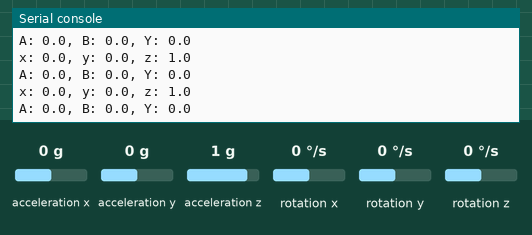
This program was run on a simulated Raspberry Pi Pico running MicroPython. Parts: the last lines printed to the serial console. The inputs (shaded band) are chosen by the test bench; at power-on: acceleration x 0 g, acceleration y 0 g, acceleration z 1 g, rotation x 0 °/s, rotation y 0 °/s, rotation z 0 °/s. Library files of the repository ran but are not shown: imu.py.

Above: at 1.4 s.
1.5 s: acceleration x set to -1.4 g
At 1.66 s:
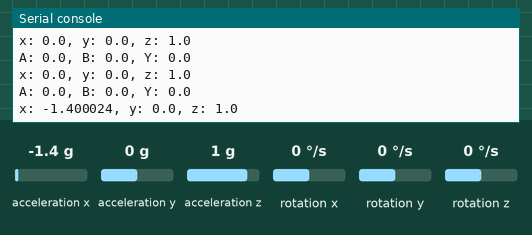
3.0 s: acceleration y set to -1.4 g
At 3.01 s:
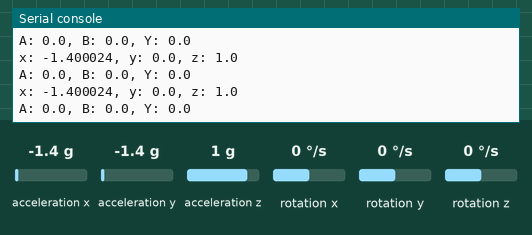
4.5 s: acceleration z set to -1.4 g
At 4.56 s:
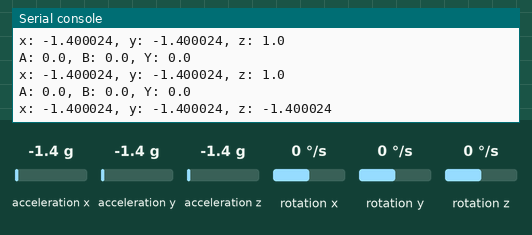
6.0 s: rotation x set to -192 °/s
At 6.01 s:
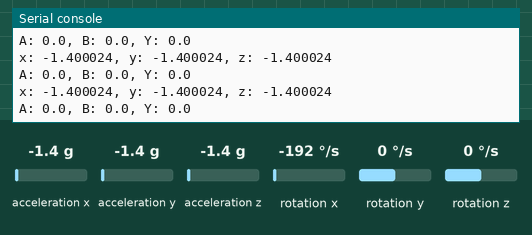
7.5 s: rotation y set to -192 °/s
At 7.57 s:
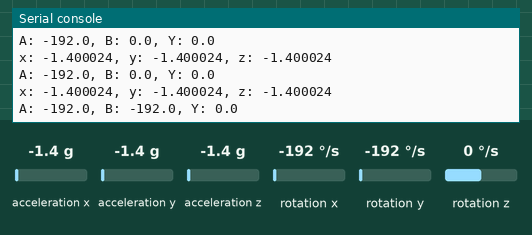

Measured:
- after the input at 1.5 s, the serial console: prints a new line after 0.16 s (image 1)
- after the input at 4.5 s, the serial console: prints a new line after 0.06 s (image 3)
- after the input at 7.5 s, the serial console: prints a new line after 0.07 s (image 5)

The program:

practice_MU6050_gyro.py
```python
from imu import MPU6050
from machine import I2C, Pin
import time

i2c = I2C(1, sda=Pin(6), scl=Pin(7), freq=400000)
mpu = MPU6050(i2c)

try:
    while True:
        print(f"x: {mpu.accel.x}, y: {mpu.accel.y}, z: {mpu.accel.z}")
        time.sleep(0.1)
        print(f"A: {mpu.gyro.x}, B: {mpu.gyro.y}, Y: {mpu.gyro.z}")
        time.sleep(0.1)
except KeyboardInterrupt:
    print("Exiting...")
```
